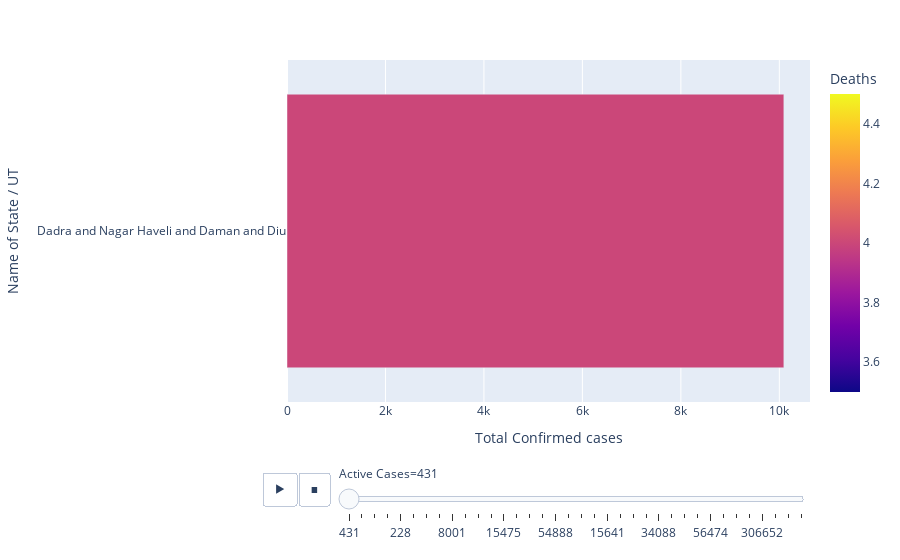

Source (notebook cell):
### Code cell
tis=data.sort_values("Deaths")
px.bar(tis,"Total Confirmed cases","Name of State / UT",color= "Deaths",animation_frame="Active Cases",animation_group="Deaths")

### Figure 1 — Plotly figure (JSON) as saved in the notebook; plotly's stock layout.template omitted (floating-point values rounded to 4 significant figures)
{"data": [{"alignmentgroup": "True", "hovertemplate": "Active Cases=431<br>Total Confirmed cases=%{x}<br>Name of State / UT=%{y}<br>Deaths=%{marker.color}<extra></extra>", "ids": [4], "legendgroup": "", "marker": {"color": [4], "coloraxis": "coloraxis"}, "name": "", "offsetgroup": "", "orientation": "h", "showlegend": false, "textposition": "auto", "type": "bar", "x": [10092], "xaxis": "x", "y": ["Dadra and Nagar Haveli and Daman and Diu"], "yaxis": "y"}], "layout": {"barmode": "relative", "coloraxis": {"colorbar": {"title": {"text": "Deaths"}}, "colorscale": [[0, "#0d0887"], [0.1111, "#46039f"], [0.2222, "#7201a8"], [0.3333, "#9c179e"], [0.4444, "#bd3786"], [0.5556, "#d8576b"], [0.6667, "#ed7953"], [0.7778, "#fb9f3a"], [0.8889, "#fdca26"], [1, "#f0f921"]]}, "legend": {"tracegroupgap": 0}, "margin": {"t": 60}, "sliders": [{"active": 0, "currentvalue": {"prefix": "Active Cases="}, "len": 0.9, "pad": {"b": 10, "t": 60}, "steps": [{"args": [["431"], {"frame": {"duration": 0, "redraw": true}, "fromcurrent": true, "mode": "immediate", "transition": {"duration": 0, "easing": "linear"}}], "label": "431", "method": "animate"}, {"args": [["2320"], {"frame": {"duration": 0, "redraw": true}, "fromcurrent": true, "mode": "immediate", "transition": {"duration": 0, "easing": "linear"}}], "label": "2320", "method": "animate"}, {"args": [["2743"], {"frame": {"duration": 0, "redraw": true}, "fromcurrent": true, "mode": "immediate", "transition": {"duration": 0, "easing": "linear"}}], "label": "2743", "method": "animate"}, {"args": [["3323"], {"frame": {"duration": 0, "redraw": true}, "fromcurrent": true, "mode": "immediate", "transition": {"duration": 0, "easing": "linear"}}], "label": "3323", "method": "animate"}, {"args": [["228"], {"frame": {"duration": 0, "redraw": true}, "fromcurrent": true, "mode": "immediate", "transition": {"duration": 0, "easing": "linear"}}], "label": "228", "method": "animate"}, {"args": [["1561"], {"frame": {"duration": 0, "redraw": true}, "fromcurrent": true, "mode": "immediate", "transition": {"duration": 0, "easing": "linear"}}], "label": "1561", "method": "animate"}, {"args": [["3370"], {"frame": {"duration": 0, "redraw": true}, "fromcurrent": true, "mode": "immediate", "transition": {"duration": 0, "easing": "linear"}}], "label": "3370", "method": "animate"}, {"args": [["4806"], {"frame": {"duration": 0, "redraw": true}, "fromcurrent": true, "mode": "immediate", "transition": {"duration": 0, "easing": "linear"}}], "label": "4806", "method": "animate"}, {"args": [["8001"], {"frame": {"duration": 0, "redraw": true}, "fromcurrent": true, "mode": "immediate", "transition": {"duration": 0, "easing": "linear"}}], "label": "8001", "method": "animate"}, {"args": [["7971"], {"frame": {"duration": 0, "redraw": true}, "fromcurrent": true, "mode": "immediate", "transition": {"duration": 0, "easing": "linear"}}], "label": "7971", "method": "animate"}, {"args": [["4063"], {"frame": {"duration": 0, "redraw": true}, "fromcurrent": true, "mode": "immediate", "transition": {"duration": 0, "easing": "linear"}}], "label": "4063", "method": "animate"}, {"args": [["6785"], {"frame": {"duration": 0, "redraw": true}, "fromcurrent": true, "mode": "immediate", "transition": {"duration": 0, "easing": "linear"}}], "label": "6785", "method": "animate"}, {"args": [["15475"], {"frame": {"duration": 0, "redraw": true}, "fromcurrent": true, "mode": "immediate", "transition": {"duration": 0, "easing": "linear"}}], "label": "15475", "method": "animate"}, {"args": [["15706"], {"frame": {"duration": 0, "redraw": true}, "fromcurrent": true, "mode": "immediate", "transition": {"duration": 0, "easing": "linear"}}], "label": "15706", "method": "animate"}, {"args": [["98838"], {"frame": {"duration": 0, "redraw": true}, "fromcurrent": true, "mode": "immediate", "transition": {"duration": 0, "easing": "linear"}}], "label": "98838", "method": "animate"}, {"args": [["23053"], {"frame": {"duration": 0, "redraw": true}, "fromcurrent": true, "mode": "immediate", "transition": {"duration": 0, "easing": "linear"}}], "label": "23053", "method": "animate"}, {"args": [["54888"], {"frame": {"duration": 0, "redraw": true}, "fromcurrent": true, "mode": "immediate", "transition": {"duration": 0, "easing": "linear"}}], "label": "54888", "method": "animate"}, {"args": [["38706"], {"frame": {"duration": 0, "redraw": true}, "fromcurrent": true, "mode": "immediate", "transition": {"duration": 0, "easing": "linear"}}], "label": "38706", "method": "animate"}, {"args": [["44918"], {"frame": {"duration": 0, "redraw": true}, "fromcurrent": true, "mode": "immediate", "transition": {"duration": 0, "easing": "linear"}}], "label": "44918", "method": "animate"}, {"args": [["35130"], {"frame": {"duration": 0, "redraw": true}, "fromcurrent": true, "mode": "immediate", "transition": {"duration": 0, "easing": "linear"}}], "label": "35130", "method": "animate"}, {"args": [["15641"], {"frame": {"duration": 0, "redraw": true}, "fromcurrent": true, "mode": "immediate", "transition": {"duration": 0, "easing": "linear"}}], "label": "15641", "method": "animate"}, {"args": [["45568"], {"frame": {"duration": 0, "redraw": true}, "fromcurrent": true, "mode": "immediate", "transition": {"duration": 0, "easing": "linear"}}], "label": "45568", "method": "animate"}, {"args": [["48634"], {"frame": {"duration": 0, "redraw": true}, "fromcurrent": true, "mode": "immediate", "transition": {"duration": 0, "easing": "linear"}}], "label": "48634", "method": "animate"}, {"args": [["255788"], {"frame": {"duration": 0, "redraw": true}, "fromcurrent": true, "mode": "immediate", "transition": {"duration": 0, "easing": "linear"}}], "label": "255788", "method": "animate"}, {"args": [["34088"], {"frame": {"duration": 0, "redraw": true}, "fromcurrent": true, "mode": "immediate", "transition": {"duration": 0, "easing": "linear"}}], "label": "34088", "method": "animate"}, {"args": [["87391"], {"frame": {"duration": 0, "redraw": true}, "fromcurrent": true, "mode": "immediate", "transition": {"duration": 0, "easing": "linear"}}], "label": "87391", "method": "animate"}, {"args": [["62506"], {"frame": {"duration": 0, "redraw": true}, "fromcurrent": true, "mode": "immediate", "transition": {"duration": 0, "easing": "linear"}}], "label": "62506", "method": "animate"}, {"args": [["198023"], {"frame": {"duration": 0, "redraw": true}, "fromcurrent": true, "mode": "immediate", "transition": {"duration": 0, "easing": "linear"}}], "label": "198023", "method": "animate"}, {"args": [["56474"], {"frame": {"duration": 0, "redraw": true}, "fromcurrent": true, "mode": "immediate", "transition": {"duration": 0, "easing": "linear"}}], "label": "56474", "method": "animate"}, {"args": [["53127"], {"frame": {"duration": 0, "redraw": true}, "fromcurrent": true, "mode": "immediate", "transition": {"duration": 0, "easing": "linear"}}], "label": "53127", "method": "animate"}, {"args": [["126376"], {"frame": {"duration": 0, "redraw": true}, "fromcurrent": true, "mode": "immediate", "transition": {"duration": 0, "easing": "linear"}}], "label": "126376", "method": "animate"}, {"args": [["69828"], {"frame": {"duration": 0, "redraw": true}, "fromcurrent": true, "mode": "immediate", "transition": {"duration": 0, "easing": "linear"}}], "label": "69828", "method": "animate"}, {"args": [["306652"], {"frame": {"duration": 0, "redraw": true}, "fromcurrent": true, "mode": "immediate", "transition": {"duration": 0, "easing": "linear"}}], "label": "306652", "method": "animate"}, {"args": [["21739"], {"frame": {"duration": 0, "redraw": true}, "fromcurrent": true, "mode": "immediate", "transition": {"duration": 0, "easing": "linear"}}], "label": "21739", "method": "animate"}, {"args": [["424402"], {"frame": {"duration": 0, "redraw": true}, "fromcurrent": true, "mode": "immediate", "transition": {"duration": 0, "easing": "linear"}}], "label": "424402", "method": "animate"}, {"args": [["317038"], {"frame": {"duration": 0, "redraw": true}, "fromcurrent": true, "mode": "immediate", "transition": {"duration": 0, "easing": "linear"}}], "label": "317038", "method": "animate"}], "x": 0.1, "xanchor": "left", "y": 0, "yanchor": "top"}], "updatemenus": [{"buttons": [{"args": [null, {"frame": {"duration": 500, "redraw": true}, "fromcurrent": true, "mode": "immediate", "transition": {"duration": 500, "easing": "linear"}}], "label": "&#9654;", "method": "animate"}, {"args": [[null], {"frame": {"duration": 0, "redraw": true}, "fromcurrent": true, "mode": "immediate", "transition": {"duration": 0, "easing": "linear"}}], "label": "&#9724;", "method": "animate"}], "direction": "left", "pad": {"r": 10, "t": 70}, "showactive": false, "type": "buttons", "x": 0.1, "xanchor": "right", "y": 0, "yanchor": "top"}], "xaxis": {"anchor": "y", "domain": [0, 1], "title": {"text": "Total Confirmed cases"}}, "yaxis": {"anchor": "x", "domain": [0, 1], "title": {"text": "Name of State / UT"}}}}
